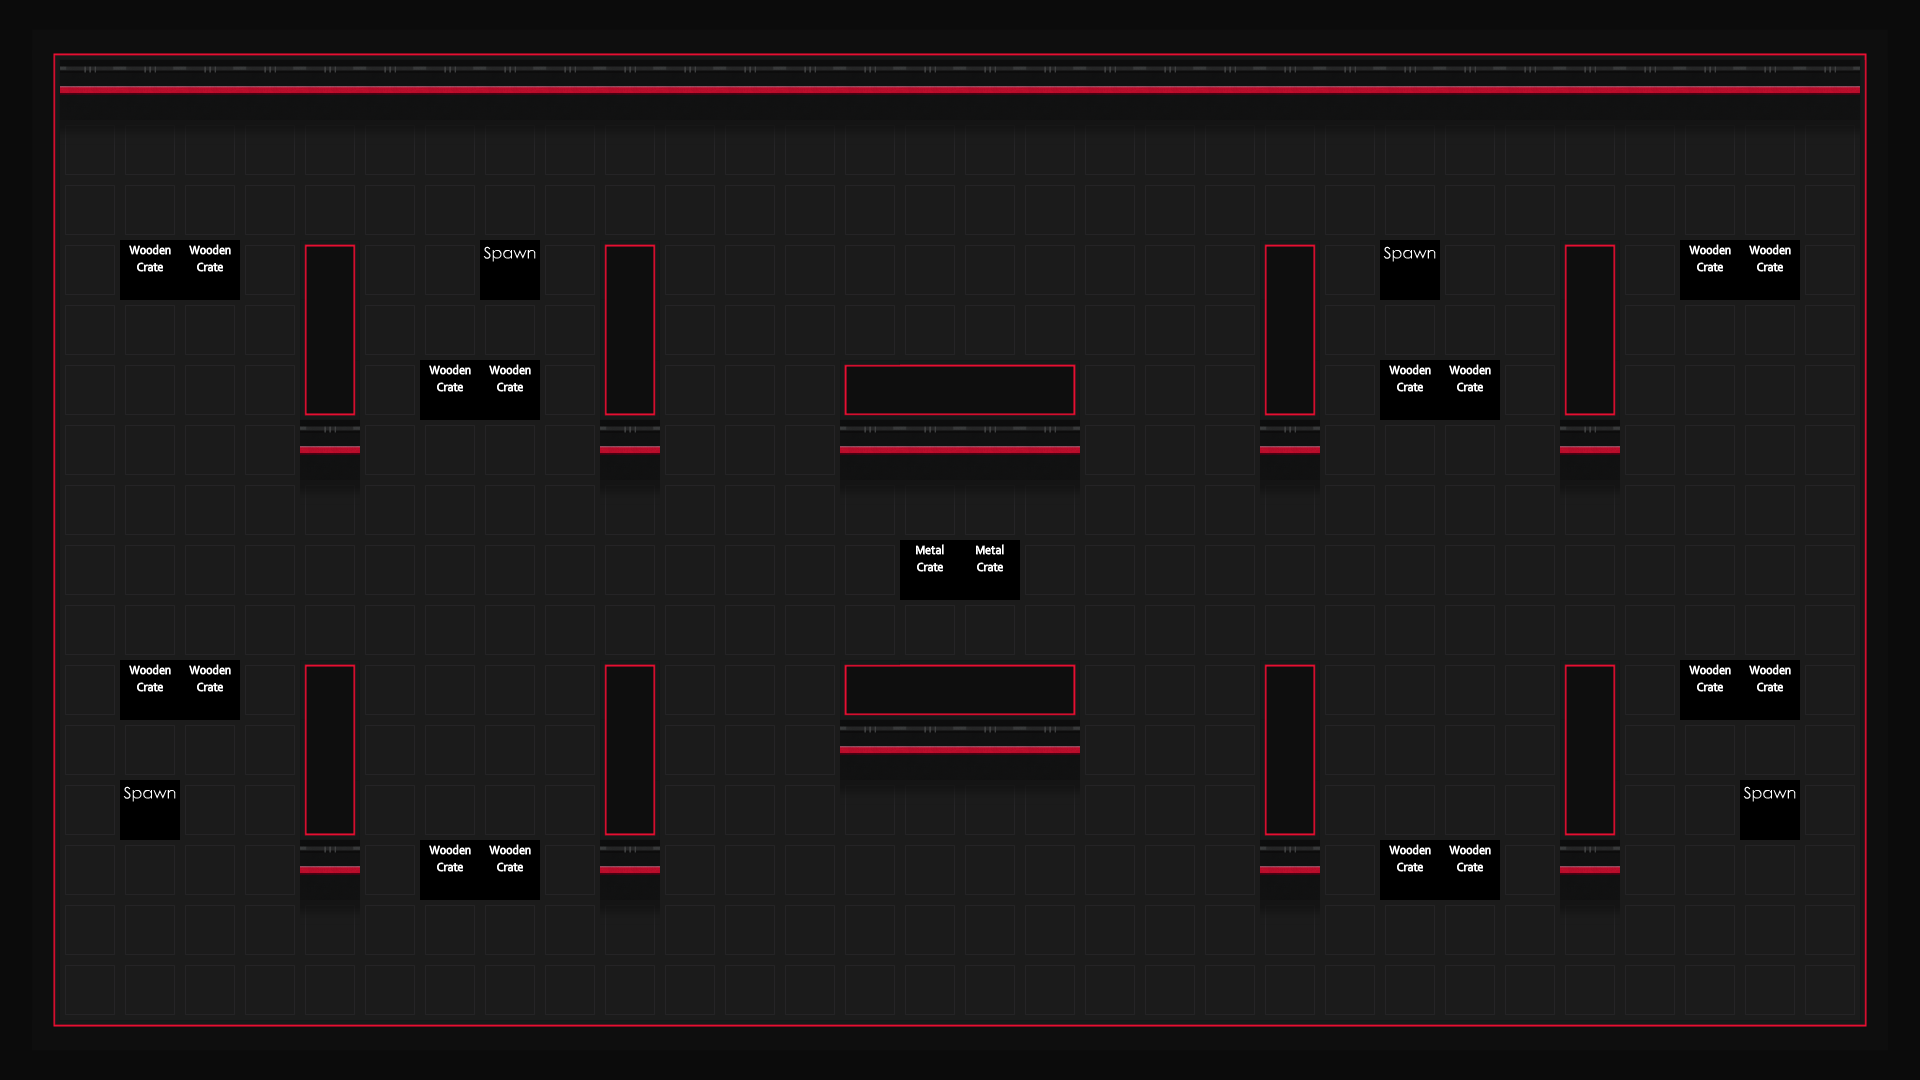

Tiled map render using the project's own tile images. Description and the whole map definition, tile-layer contents included, below:
An orthogonal 32x18 tile map with 60x60 px tiles, 3 tile layers (Water, Main, Meta).

<map version="1.0" orientation="orthogonal" width="32" height="18" tilewidth="60" tileheight="60">
 <tileset firstgid="1" name="ground" tilewidth="60" tileheight="60" spacing="2" margin="2">
  <image source="../img/map/Tilemap.png" width="374" height="2110" />
 </tileset>
 <layer name="Water" width="32" height="18">
  <data encoding="csv">
0,0,0,0,0,0,0,0,0,0,0,0,0,0,0,0,0,0,0,0,0,0,0,0,0,0,0,0,0,0,0,0,
0,0,0,0,0,0,0,0,0,0,0,0,0,0,0,0,0,0,0,0,0,0,0,0,0,0,0,0,0,0,0,0,
0,0,0,0,0,0,0,0,0,0,0,0,0,0,0,0,0,0,0,0,0,0,0,0,0,0,0,0,0,0,0,0,
0,0,0,0,0,0,0,0,0,0,0,0,0,0,0,0,0,0,0,0,0,0,0,0,0,0,0,0,0,0,0,0,
0,0,0,0,0,0,0,0,0,0,0,0,0,0,0,0,0,0,0,0,0,0,0,0,0,0,0,0,0,0,0,0,
0,0,0,0,0,0,0,0,0,0,0,0,0,0,0,0,0,0,0,0,0,0,0,0,0,0,0,0,0,0,0,0,
0,0,0,0,0,0,0,0,0,0,0,0,0,0,0,0,0,0,0,0,0,0,0,0,0,0,0,0,0,0,0,0,
0,0,0,0,0,0,0,0,0,0,0,0,0,0,0,0,0,0,0,0,0,0,0,0,0,0,0,0,0,0,0,0,
0,0,0,0,0,0,0,0,0,0,0,0,0,0,0,0,0,0,0,0,0,0,0,0,0,0,0,0,0,0,0,0,
0,0,0,0,0,0,0,0,0,0,0,0,0,0,0,0,0,0,0,0,0,0,0,0,0,0,0,0,0,0,0,0,
0,0,0,0,0,0,0,0,0,0,0,0,0,0,0,0,0,0,0,0,0,0,0,0,0,0,0,0,0,0,0,0,
0,0,0,0,0,0,0,0,0,0,0,0,0,0,0,0,0,0,0,0,0,0,0,0,0,0,0,0,0,0,0,0,
0,0,0,0,0,0,0,0,0,0,0,0,0,0,0,0,0,0,0,0,0,0,0,0,0,0,0,0,0,0,0,0,
0,0,0,0,0,0,0,0,0,0,0,0,0,0,0,0,0,0,0,0,0,0,0,0,0,0,0,0,0,0,0,0,
0,0,0,0,0,0,0,0,0,0,0,0,0,0,0,0,0,0,0,0,0,0,0,0,0,0,0,0,0,0,0,0,
0,0,0,0,0,0,0,0,0,0,0,0,0,0,0,0,0,0,0,0,0,0,0,0,0,0,0,0,0,0,0,0,
0,0,0,0,0,0,0,0,0,0,0,0,0,0,0,0,0,0,0,0,0,0,0,0,0,0,0,0,0,0,0,0,
0,0,0,0,0,0,0,0,0,0,0,0,0,0,0,0,0,0,0,0,0,0,0,0,0,0,0,0,0,0,0,0
</data>
 </layer>
 <layer name="Main" width="32" height="18">
  <data encoding="csv">
113,95,95,95,95,95,95,95,95,95,95,95,95,95,95,95,95,95,95,95,95,95,95,95,95,95,95,95,95,95,95,112,
97,50,50,50,50,50,50,50,50,50,50,50,50,50,50,50,50,50,50,50,50,50,50,50,50,50,50,50,50,50,50,96,
97,167,167,167,167,167,167,167,167,167,167,167,167,167,167,167,167,167,167,167,167,167,167,167,167,167,167,167,167,167,167,96,
97,159,159,159,159,159,159,159,159,159,159,159,159,159,159,159,159,159,159,159,159,159,159,159,159,159,159,159,159,159,159,96,
97,159,159,159,159,111,159,159,159,159,111,159,159,159,159,159,159,159,159,159,159,111,159,159,159,159,111,159,159,159,159,96,
97,159,159,159,159,122,159,159,159,159,122,159,159,159,159,159,159,159,159,159,159,122,159,159,159,159,122,159,159,159,159,96,
97,159,159,159,159,108,159,159,159,159,108,159,159,159,109,121,121,110,159,159,159,108,159,159,159,159,108,159,159,159,159,96,
97,159,159,159,159,50,159,159,159,159,50,159,159,159,50,50,50,50,159,159,159,50,159,159,159,159,50,159,159,159,159,96,
97,159,159,159,159,167,159,159,159,159,167,159,159,159,167,167,167,167,159,159,159,167,159,159,159,159,167,159,159,159,159,96,
97,159,159,159,159,159,159,159,159,159,159,159,159,159,159,159,159,159,159,159,159,159,159,159,159,159,159,159,159,159,159,96,
97,159,159,159,159,159,159,159,159,159,159,159,159,159,159,159,159,159,159,159,159,159,159,159,159,159,159,159,159,159,159,96,
97,159,159,159,159,111,159,159,159,159,111,159,159,159,109,121,121,110,159,159,159,111,159,159,159,159,111,159,159,159,159,96,
97,159,159,159,159,122,159,159,159,159,122,159,159,159,50,50,50,50,159,159,159,122,159,159,159,159,122,159,159,159,159,96,
97,159,159,159,159,108,159,159,159,159,108,159,159,159,167,167,167,167,159,159,159,108,159,159,159,159,108,159,159,159,159,96,
97,159,159,159,159,50,159,159,159,159,50,159,159,159,159,159,159,159,159,159,159,50,159,159,159,159,50,159,159,159,159,96,
97,159,159,159,159,167,159,159,159,159,167,159,159,159,159,159,159,159,159,159,159,167,159,159,159,159,167,159,159,159,159,96,
97,159,159,159,159,159,159,159,159,159,159,159,159,159,159,159,159,159,159,159,159,159,159,159,159,159,159,159,159,159,159,96,
115,98,98,98,98,98,98,98,98,98,98,98,98,98,98,98,98,98,98,98,98,98,98,98,98,98,98,98,98,98,98,114
</data>
 </layer>
 <layer name="Meta" width="32" height="18">
  <data encoding="csv">
0,0,0,0,0,0,0,0,0,0,0,0,0,0,0,0,0,0,0,0,0,0,0,0,0,0,0,0,0,0,0,0,
0,0,0,0,0,0,0,0,0,0,0,0,0,0,0,0,0,0,0,0,0,0,0,0,0,0,0,0,0,0,0,0,
0,0,0,0,0,0,0,0,0,0,0,0,0,0,0,0,0,0,0,0,0,0,0,0,0,0,0,0,0,0,0,0,
0,0,0,0,0,0,0,0,0,0,0,0,0,0,0,0,0,0,0,0,0,0,0,0,0,0,0,0,0,0,0,0,
0,0,160,160,0,0,0,0,157,0,0,0,0,0,0,0,0,0,0,0,0,0,0,157,0,0,0,0,160,160,0,0,
0,0,0,0,0,0,0,0,0,0,0,0,0,0,0,0,0,0,0,0,0,0,0,0,0,0,0,0,0,0,0,0,
0,0,0,0,0,0,0,160,160,0,0,0,0,0,0,0,0,0,0,0,0,0,0,160,160,0,0,0,0,0,0,0,
0,0,0,0,0,0,0,0,0,0,0,0,0,0,0,0,0,0,0,0,0,0,0,0,0,0,0,0,0,0,0,0,
0,0,0,0,0,0,0,0,0,0,0,0,0,0,0,0,0,0,0,0,0,0,0,0,0,0,0,0,0,0,0,0,
0,0,0,0,0,0,0,0,0,0,0,0,0,0,0,161,161,0,0,0,0,0,0,0,0,0,0,0,0,0,0,0,
0,0,0,0,0,0,0,0,0,0,0,0,0,0,0,0,0,0,0,0,0,0,0,0,0,0,0,0,0,0,0,0,
0,0,160,160,0,0,0,0,0,0,0,0,0,0,0,0,0,0,0,0,0,0,0,0,0,0,0,0,160,160,0,0,
0,0,0,0,0,0,0,0,0,0,0,0,0,0,0,0,0,0,0,0,0,0,0,0,0,0,0,0,0,0,0,0,
0,0,157,0,0,0,0,0,0,0,0,0,0,0,0,0,0,0,0,0,0,0,0,0,0,0,0,0,0,157,0,0,
0,0,0,0,0,0,0,160,160,0,0,0,0,0,0,0,0,0,0,0,0,0,0,160,160,0,0,0,0,0,0,0,
0,0,0,0,0,0,0,0,0,0,0,0,0,0,0,0,0,0,0,0,0,0,0,0,0,0,0,0,0,0,0,0,
0,0,0,0,0,0,0,0,0,0,0,0,0,0,0,0,0,0,0,0,0,0,0,0,0,0,0,0,0,0,0,0,
0,0,0,0,0,0,0,0,0,0,0,0,0,0,0,0,0,0,0,0,0,0,0,0,0,0,0,0,0,0,0,0
</data>
 </layer>
</map>